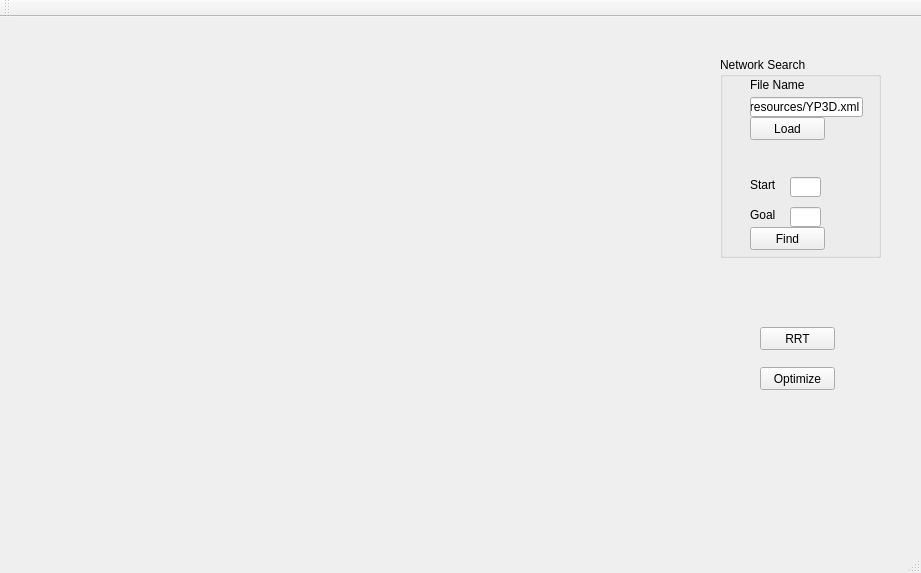
<?xml version="1.0" encoding="UTF-8"?>
<ui version="4.0">
 <class>MainWindow</class>
 <widget class="QMainWindow" name="MainWindow">
  <property name="geometry">
   <rect>
    <x>0</x>
    <y>0</y>
    <width>921</width>
    <height>573</height>
   </rect>
  </property>
  <property name="focusPolicy">
   <enum>Qt::NoFocus</enum>
  </property>
  <property name="windowTitle">
   <string>MainWindow</string>
  </property>
  <widget class="QWidget" name="centralWidget">
   <widget class="Simulator" name="simWidget" native="true">
    <property name="geometry">
     <rect>
      <x>20</x>
      <y>40</y>
      <width>681</width>
      <height>441</height>
     </rect>
    </property>
    <property name="focusPolicy">
     <enum>Qt::StrongFocus</enum>
    </property>
   </widget>
   <widget class="QGroupBox" name="groupBox">
    <property name="geometry">
     <rect>
      <x>720</x>
      <y>40</y>
      <width>161</width>
      <height>201</height>
     </rect>
    </property>
    <property name="title">
     <string>Network Search</string>
    </property>
    <widget class="QPushButton" name="loadFileButton">
     <property name="geometry">
      <rect>
       <x>30</x>
       <y>60</y>
       <width>75</width>
       <height>23</height>
      </rect>
     </property>
     <property name="text">
      <string>Load</string>
     </property>
    </widget>
    <widget class="QPushButton" name="findButton">
     <property name="geometry">
      <rect>
       <x>30</x>
       <y>170</y>
       <width>75</width>
       <height>23</height>
      </rect>
     </property>
     <property name="text">
      <string>Find</string>
     </property>
    </widget>
    <widget class="QLineEdit" name="initNodeBox">
     <property name="geometry">
      <rect>
       <x>70</x>
       <y>120</y>
       <width>31</width>
       <height>20</height>
      </rect>
     </property>
    </widget>
    <widget class="QLineEdit" name="goalNodeBox">
     <property name="geometry">
      <rect>
       <x>70</x>
       <y>150</y>
       <width>31</width>
       <height>20</height>
      </rect>
     </property>
    </widget>
    <widget class="QLabel" name="startNodeLabel">
     <property name="geometry">
      <rect>
       <x>30</x>
       <y>120</y>
       <width>31</width>
       <height>16</height>
      </rect>
     </property>
     <property name="text">
      <string>Start</string>
     </property>
    </widget>
    <widget class="QLabel" name="fileNameLabel">
     <property name="geometry">
      <rect>
       <x>30</x>
       <y>20</y>
       <width>61</width>
       <height>16</height>
      </rect>
     </property>
     <property name="text">
      <string>File Name</string>
     </property>
    </widget>
    <widget class="QLabel" name="goalNodeLabel">
     <property name="geometry">
      <rect>
       <x>30</x>
       <y>150</y>
       <width>31</width>
       <height>16</height>
      </rect>
     </property>
     <property name="text">
      <string>Goal</string>
     </property>
    </widget>
    <widget class="QLineEdit" name="loadFileBox">
     <property name="geometry">
      <rect>
       <x>30</x>
       <y>40</y>
       <width>113</width>
       <height>20</height>
      </rect>
     </property>
     <property name="text">
      <string>../resources/YP3D.xml</string>
     </property>
    </widget>
   </widget>
   <widget class="QPushButton" name="rrtButton">
    <property name="geometry">
     <rect>
      <x>760</x>
      <y>310</y>
      <width>75</width>
      <height>23</height>
     </rect>
    </property>
    <property name="text">
     <string>RRT</string>
    </property>
   </widget>
   <widget class="QPushButton" name="optButton">
    <property name="geometry">
     <rect>
      <x>760</x>
      <y>350</y>
      <width>75</width>
      <height>23</height>
     </rect>
    </property>
    <property name="text">
     <string>Optimize</string>
    </property>
   </widget>
  </widget>
  <widget class="QMenuBar" name="menuBar">
   <property name="geometry">
    <rect>
     <x>0</x>
     <y>0</y>
     <width>921</width>
     <height>21</height>
    </rect>
   </property>
  </widget>
  <widget class="QToolBar" name="mainToolBar">
   <attribute name="toolBarArea">
    <enum>TopToolBarArea</enum>
   </attribute>
   <attribute name="toolBarBreak">
    <bool>false</bool>
   </attribute>
  </widget>
  <widget class="QStatusBar" name="statusBar"/>
 </widget>
 <layoutdefault spacing="6" margin="11"/>
 <customwidgets>
  <customwidget>
   <class>Simulator</class>
   <extends>QWidget</extends>
   <header location="global">simulator.hpp</header>
   <container>1</container>
  </customwidget>
 </customwidgets>
 <tabstops>
  <tabstop>simWidget</tabstop>
  <tabstop>loadFileBox</tabstop>
  <tabstop>loadFileButton</tabstop>
  <tabstop>initNodeBox</tabstop>
  <tabstop>goalNodeBox</tabstop>
  <tabstop>findButton</tabstop>
  <tabstop>rrtButton</tabstop>
 </tabstops>
 <resources/>
 <connections/>
</ui>
